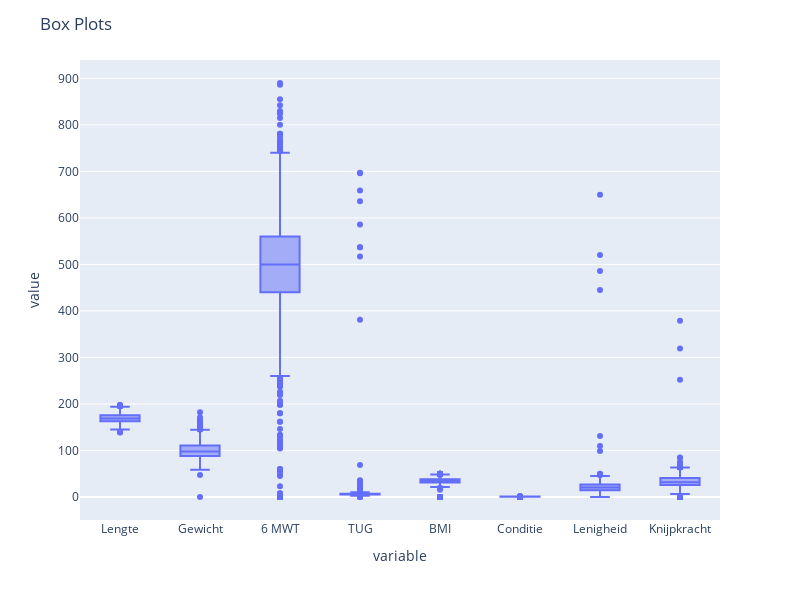

Notebook source saved alongside this figure:
### Markdown cell above
Identify outliers

### Code cell
# Remove rows with a BMI higher then 50 since this messes the plot
df_fitheids_scan = df_fitheids_scan[df_fitheids_scan['BMI'] <= 50]

# Create box plots for each column
fig = px.box(df_fitheids_scan, y=['Lengte', 'Gewicht', '6 MWT', 'TUG', 'BMI', 'Conditie', 'Lenigheid', 'Knijpkracht'], facet_col_wrap=4)

# Update the layout and show the figure
fig.update_layout(height=600, width=800, title_text="Box Plots")
fig.show()

### Figure 1 — Plotly figure (JSON) as saved in the notebook; plotly's stock layout.template omitted (floating-point values rounded to 4 significant figures; data arrays with more than 128 entries replaced by an {"elided": "..."} marker saying what was removed)
{"data": [{"alignmentgroup": "True", "hovertemplate": "variable=%{x}<br>value=%{y}<extra></extra>", "legendgroup": "", "marker": {"color": "#636efa"}, "name": "", "notched": false, "offsetgroup": "", "orientation": "v", "showlegend": false, "type": "box", "x": {"elided": "25216 str values"}, "x0": " ", "xaxis": "x", "y": {"elided": "25216 float values"}, "y0": " ", "yaxis": "y"}], "layout": {"boxmode": "group", "height": 600, "legend": {"tracegroupgap": 0}, "margin": {"t": 60}, "title": {"text": "Box Plots"}, "width": 800, "xaxis": {"anchor": "y", "domain": [0, 1], "title": {"text": "variable"}}, "yaxis": {"anchor": "x", "domain": [0, 1], "title": {"text": "value"}}}}
